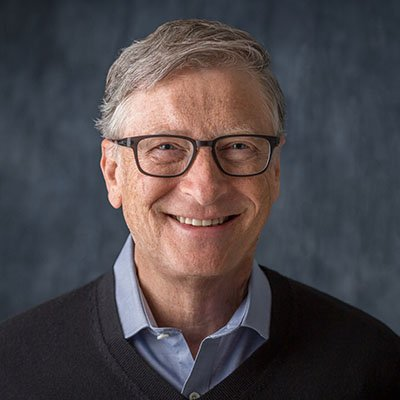
#> input picture images/bill_gates.jpg, 400 x 400 px
$ python realtime_face_swap_mediapipe.py
#> lines starting #> are read from the running program, lines starting #| are printed output that depends on the picture
### common/media_utils.py
import sys

import cv2
import mediapipe as mp
import numpy as np

mp_drawing = mp.solutions.drawing_utils
mp_drawing_styles = mp.solutions.drawing_styles
mp_face_mesh = mp.solutions.face_mesh


def get_landmark_points(src_image):
    with mp_face_mesh.FaceMesh(
            static_image_mode=True,
            max_num_faces=1,
            refine_landmarks=True,
            min_detection_confidence=0.5) as face_mesh:
        # Convert the BGR image to RGB before processing.
        results = face_mesh.process(cv2.cvtColor(src_image, cv2.COLOR_BGR2RGB))

        # Print and draw face mesh landmarks on the image.
        if not results.multi_face_landmarks:
            return None
        if len(results.multi_face_landmarks) > 1:
            sys.exit("There are too much face landmarks")

        src_face_landmark = results.multi_face_landmarks[0].landmark
        landmark_points = []
        for i in range(468):
            y = int(src_face_landmark[i].y * src_image.shape[0])
            x = int(src_face_landmark[i].x * src_image.shape[1])
            landmark_points.append((x, y))

        return landmark_points


# [91 lines left out: functions extract_index_nparray, get_triangles, triangulation, warp_triangle, add_piece_of_new_face, swap_new_face, not called in this run]

### realtime_face_swap_mediapipe.py
"""
https://colab.research.google.com/drive/1iKoX8Qn3KBu3DChN8GqCE6mh5ZSP2DW8?usp=sharing#scrollTo=HkWBmT9DjLDo
"""

import cv2
import numpy as np

from common import media_utils

width = 640
height = 480
cap = cv2.VideoCapture(0, cv2.CAP_DSHOW)
# cap = cv2.VideoCapture("videos/human_face_video.mp4")
cap.set(3, width)
cap.set(4, height)

# For static images:
src_image_paths = [
    "images/bill_gates.jpg",
    "images/steve_jobs.jpg",
    "images/donald_trump.jpg",
    "images/dwayne_johnson.jpg",
    "images/will_smith.jpg",
    "images/psy.jpg",
    "images/seok_koo_son.jpg",
    "images/hae_jin_yoo.jpg",
    "images/hyun_bin.png",
    "images/danial_henney.jpg",
]

src_images = []
for image_path in src_image_paths:
    image = cv2.imread(image_path)
#> image is the input picture: shape (400, 400, 3); mean B, G, R 73.7, 70.6, 77.1
    src_images.append(image)


def set_src_image(image):
    global src_image, src_image_gray, src_mask, src_landmark_points, src_np_points, src_convexHull, indexes_triangles
    src_image = image
    src_image_gray = cv2.cvtColor(src_image, cv2.COLOR_BGR2GRAY)
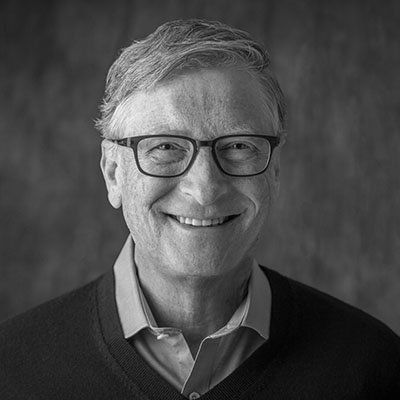
#> src_image_gray: shape (400, 400); min 0, max 252, mean 72.9
    src_mask = np.zeros_like(src_image_gray)

    src_landmark_points = media_utils.get_landmark_points(src_image)
    src_np_points = np.array(src_landmark_points)
    src_convexHull = cv2.convexHull(src_np_points)
    cv2.fillConvexPoly(src_mask, src_convexHull, 255)

    indexes_triangles = media_utils.get_triangles(convexhull=src_convexHull,
                                                  landmarks_points=src_landmark_points,
                                                  np_points=src_np_points)


set_src_image(src_images[0])
#> (the call stopped at in get_landmark_points, `with mp_face_mesh.FaceMesh( static_image_mode=True, max_num_faces=1, r..`: mediapipe is not available in this run)
while True:
    global src_image, src_image_gray, src_mask, src_landmark_points, src_np_points, src_convexHull, indexes_triangles

    _, dest_image = cap.read()
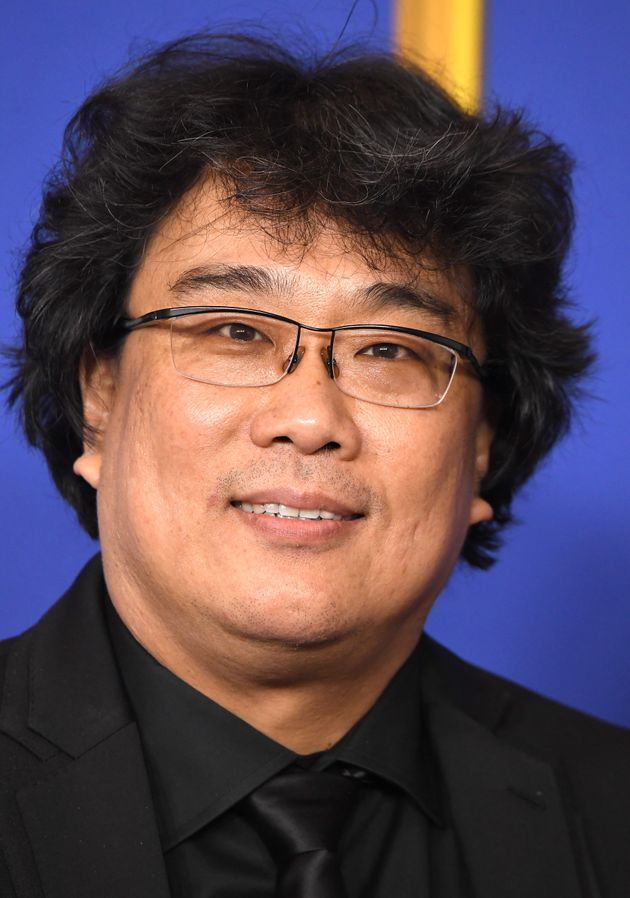
#> input picture images/bong.jpg, 630 x 898 px, given in place of the camera
#> dest_image is the input picture: shape (898, 630, 3); mean B, G, R 84.2, 71.5, 88.5
    dest_image = cv2.resize(dest_image, (width, height))
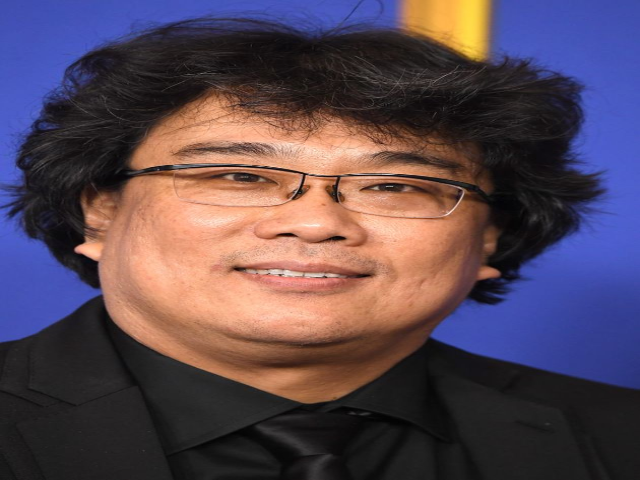
#> dest_image: shape (480, 640, 3); mean B, G, R 84.1, 71.4, 88.4

    dest_image_gray = cv2.cvtColor(dest_image, cv2.COLOR_BGR2GRAY)
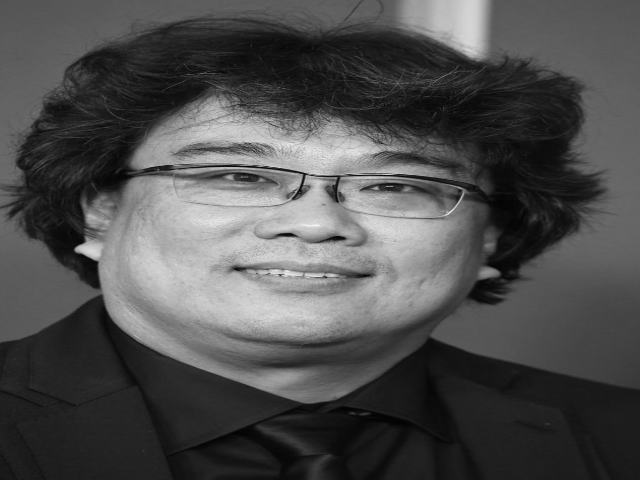
#> dest_image_gray: shape (480, 640); min 1, max 247, mean 78
    dest_mask = np.zeros_like(dest_image_gray)

#> (the run stopped early here; a loop or call above may not have finished)
